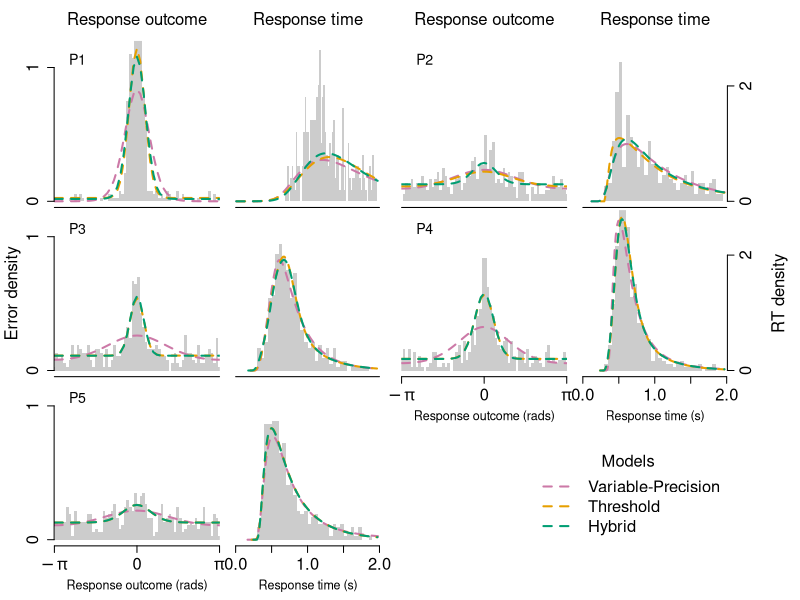

This chart was generated by the following R code:
## publicationfigure.R
##
## Procedures for generating publication-quality figures 
## from the marginal data and model fits
##
## Jason Zhou <jzhou AT unimelb DOT edu DOT au>

## Construct a figure based on the concatenated marginal 
## response proportions and response times from both the 
## empirical data and the circular diffusion predictions.
## This is a B.A.F = Big a** function
marginal.publication.figure <- function(data, empirical.data,
                                        filename="") {
  ## Opens a drawing device (either X11 for testing or a
  ## PDF for saving).
  if(filename == "") {
    X11() # Write to the screen
  } else {
    png(file=filename, width=8.3, height=10.7, units = "in", pointsize = 12, res = 300)
    #pdf(file=filename, width=8.3, height=10.7)
  }
  
  ## Use only the model predictions from the density data frame.
  data <- data[data$is_model, ]
  
  ## Overall charting parameters.
  NUM.BINS <- 50
  MODEL.LTY <- list(
    "Cont"=1,
    "Thresh"=2,
    "Hybrid"=3

  )
  
  MODEL.COL <- list(
    "Cont"="#CC79A7",
    "Thresh"="#E69F00",
    "Hybrid"="#009E73"
  )
  
  
  X.AXIS.CEX <- 1.5
  Y.AXIS.CEX <- 1.5
  
  
  ## Get the summary variables from the data.
  PARTICIPANTS <- unique(data$participant)
  NUM.PARTICIPANTS <- length(PARTICIPANTS)
  PARTICIPANTS.PER.ROW <- 2
  MODEL.TYPES <- unique(as.character(data$model_name))
  
  ## Compute variables required for chart layout.
  NUM.ROWS <- ceiling(NUM.PARTICIPANTS / PARTICIPANTS.PER.ROW)
  NUM.COLS <- PARTICIPANTS.PER.ROW * 2
  
  X.RESP.LOW <- -pi - 0.01
  X.RESP.HI <- pi + 0.01
  Y.RESP.LOW <- 0.0
  Y.RESP.HI <- max(data[data$is_theta, "prob"]) + 0.01
  
  X.RT.LOW <- 0.0
  X.RT.HI <- min(max(data[!data$is_theta, "value"]), 2.0) + 0.01
  Y.RT.LOW <- 0.0
  Y.RT.HI <- max(data[!data$is_theta, "prob"]) + 0.001
  
  ## Set up the global presentation parameters for the plot.
  par(mfrow=c(NUM.ROWS, NUM.COLS))
  par(mar=c(0.1, 0.1, 0.1, 0.1),
      oma=c(4, 4, 3, 4),
      xaxs="i")
  
  ## Iterate through each participant...
  for(p.idx in 1:NUM.PARTICIPANTS) {
    p <- PARTICIPANTS[p.idx]
    
    ## Get the participant's data.
    p.model <- data[(data$participant==p), ]
    p.rt.model <- p.model[(!p.model$is_theta) & (p.model$value > 0), ]
    p.resp.model <- p.model[(p.model$is_theta), ]
    p.data <- empirical.data[empirical.data$participant==p, ]
    
    #p.resp.hist <- hist(p.data$response_error, plot=FALSE)
    #p.rt.hist <- hist(p.data$response_RT, plot=FALSE)
    
    ## Plot marginal response proportion for participant.
    par(mar=c(0.1, 0.1, 0.1, 0.5))
    plot.new()
    plot.window(xlim=c(X.RESP.LOW, X.RESP.HI),
                ylim=c(Y.RESP.LOW, Y.RESP.HI))
    
    
    
    ## If this is the first row, indicate the column plot type.
    if(p %in% 1:PARTICIPANTS.PER.ROW) {
      mtext("Response outcome", side=3, line=1)
    }
    
    ## Compute and plot the empirical histograms for response error.
    resp.hist <- hist(p.data$response_error,
                      breaks=NUM.BINS,
                      plot=FALSE)
    for(b in 2:length(resp.hist$breaks)) {
      lo.break <- resp.hist$breaks[b-1]
      hi.break <- resp.hist$breaks[b]
      bar.height <- resp.hist$density[b-1]
      rect(lo.break, 0.0, hi.break, bar.height, border=NA, col="grey80")
    }
    
    ## Plot the predicted density of the models.
    for(model.type in MODEL.TYPES) {
      model.data <- p.resp.model[p.resp.model$model_name == model.type, ]
      points(model.data$value, model.data$prob, type="l", lwd = 2, 
             #lty=MODEL.LTY[[model.type]], 
             # I don't think the line types help differentiate models visually
             # I have them all dashed so thresh and hybrid are both visible
             lty=2,
             col=MODEL.COL[[model.type]])
    }
    
    ## Plot the participant number and data type
    mtext(paste0("P", p), side=3, cex=0.85, line=-2, adj=0.1)
    
    ## Plot the x axes (for the last two participants only)
    if(p %in% tail(PARTICIPANTS, n=PARTICIPANTS.PER.ROW)) {
      axis(side=1, at=c(-pi, 0, pi), labels=c(expression(-pi), "0", expression(pi)), 
           cex.axis=X.AXIS.CEX)
      mtext(paste("Response outcome (rads)"), side=1, cex=0.75, line=2.5)
    } else {
      axis(side=1, at=c(-pi, pi), lwd.ticks=0, labels=FALSE, cex.axis=0.75)
    }
    
    ## Plot the y axes (for the participants in the first col)
    if((p.idx %% PARTICIPANTS.PER.ROW) == 1) {
      axis(side=2, at=c(0, 1), cex.axis=Y.AXIS.CEX)
    }
    
    ## Plot marginal response time for participant.
    par(mar=c(0.1, 0.7, 0.1, 1.5))
    plot.new()
    plot.window(xlim=c(X.RT.LOW, X.RT.HI),
                ylim=c(Y.RT.LOW, Y.RT.HI))
    
    ## If this is the first row, indicate the column plot type.
    if(p %in% 1:PARTICIPANTS.PER.ROW) {
      mtext("Response time", side=3, line=1)
    }
    
    ## Compute and plot the empirical histograms for response time.
    p.data <- p.data[p.data$response_RT < 1.95,]
    
    rt.hist <- hist(p.data$response_RT, 
                    breaks=NUM.BINS,
                    plot=FALSE)
    for(b in 2:length(rt.hist$breaks)) {
      lo.break <- rt.hist$breaks[b-1]
      hi.break <- rt.hist$breaks[b]
      bar.height <- rt.hist$density[b-1]
      rect(lo.break, 0.0, hi.break, bar.height, border=NA, col="grey80")
    }
    
    ## Plot the predicted density of the models.
    p.rt.model <- p.rt.model[p.rt.model$value < 1.98,]
    
    for(model.type in MODEL.TYPES) {
      model.data <- p.rt.model[p.rt.model$model_name == model.type, ]
      points(model.data$value, model.data$prob, type="l" ,  lwd = 2,
             #lty=MODEL.LTY[[model.type]],
             lty=2,
             col=MODEL.COL[[model.type]])
    }
    
    ## Plot the participant number 
    ## mtext(paste0("P", p), side=3, cex=0.5, line=-2, adj=0.8)
    
    if(p %in% tail(PARTICIPANTS, n=PARTICIPANTS.PER.ROW)) {
      axis(side=1, cex.axis=X.AXIS.CEX)
      mtext(paste("Response time (s)"), side=1, cex=0.75, line=2.5)
    } else {
      axis(side=1, at=c(0, 2), lwd.ticks=0, labels=FALSE, cex.axis=0.75)
    }
    
    if((p.idx %% PARTICIPANTS.PER.ROW) == 0) {
      axis(side=4, at=c(0, 2), cex.axis=X.AXIS.CEX)
    }
  }
  
  #blank plots to fill in the space where I want the legend to go
  plot.new()
  plot.new()
  
  ## Put the outer margin axis labels.
  mtext("Error density", side=2, line=2,outer=TRUE, padj = -0.5)
  mtext("RT density", side=4, line=2, outer=TRUE)
  ##mtext("Response time/response error", side=1, line=2, outer=TRUE)
  
  #allow clipping
  par(xpd = NA)
  ## Add in legend
  legend("bottomright", legend=c("Variable-Precision", "Threshold", "Hybrid"),
         col=c("#CC79A7","#E69F00","#009E73"), lty=c(2,2,2), lwd = 2, bty = "n",cex=X.AXIS.CEX, title="Models")
  
  ## If we're writing to a file (i.e. a PDF), close the device.
  if(filename != "") {
    dev.off()
  }
}
setwd("~/git/sourcemem/EXPIMG/analysis/code/publication")
## Read in model predictions
Cont <- read.csv('2020-11-12-20-42_Cont.csv')
Thresh <- read.csv('2020-11-12-20-56_Thresh.csv')
Hybrid <- read.csv('2020-11-12-20-56_Hybrid.csv')

models <- rbind(Cont,Thresh,Hybrid)
models$is_theta <- models$is_theta == ' true'
models$is_model <- models$is_model == ' true'
## Read in empirical data
dataset <- read.csv('rep_data.csv')
dataset$response_RT <- dataset$source_RT/1000

marginal.publication.figure(models, dataset)
